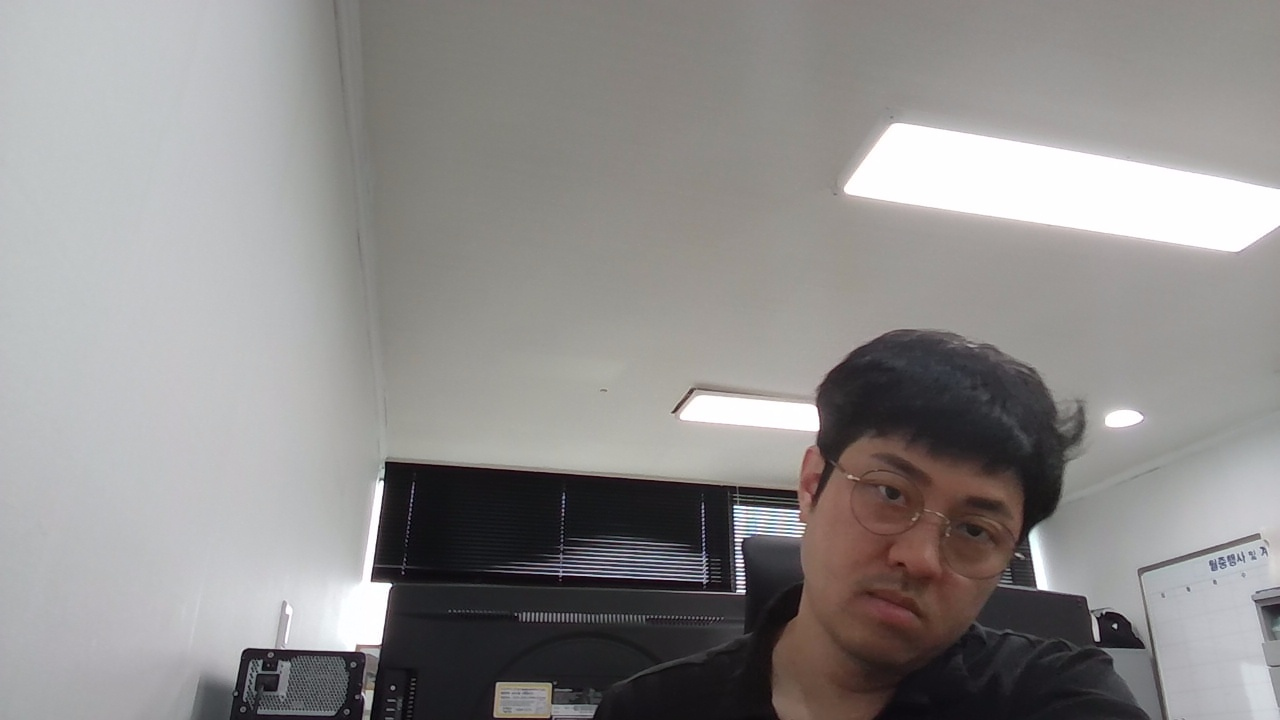
#> input picture data/domains/face_recognition/raw_input/captured/20250703/cap_20250703_10535.jpg, 1280 x 720 px
$ python check_images.py
#> lines starting #> are read from the running program, lines starting #| are printed output that depends on the picture; after the words box and inside, x2 and y2 are one past the last pixel; in counts of white or black regions, pixels touching at a corner belong together; long printed decimals are rounded
#!/usr/bin/env python
# -*- coding: utf-8 -*-
"""
실제 이미지 내용 확인 스크립트
"""

import cv2
import numpy as np
from pathlib import Path

def check_image_content(image_path: str):
    """이미지 내용 확인"""
    print(f"\n=== {image_path} 분석 ===")

    # 이미지 로드
    img = cv2.imread(image_path)
#> img is the input picture: shape (720, 1280, 3); mean B, G, R 140.1, 140.9, 143.4
    if img is None:
        print("❌ 이미지 로드 실패")
        return

    # 기본 정보
    height, width, channels = img.shape
#> height = 720; width = 1280; channels = 3
    print(f"크기: {width}x{height}, 채널: {channels}")
#| 크기: 1280x720, 채널: 3

    # 픽셀 값 통계
    mean_color = np.mean(img, axis=(0, 1))
#> mean_color = [140.1, 140.9, 143.4]
    std_color = np.std(img, axis=(0, 1))
#> std_color = [59.76, 59.74, 57.62]
    print(f"평균 색상 (BGR): {mean_color}")
#| 평균 색상 (BGR): [140.067 140.942 143.419]
    print(f"표준편차 (BGR): {std_color}")
#| 표준편차 (BGR): [59.760 59.740 57.624]

    # 밝기 분석
    gray = cv2.cvtColor(img, cv2.COLOR_BGR2GRAY)
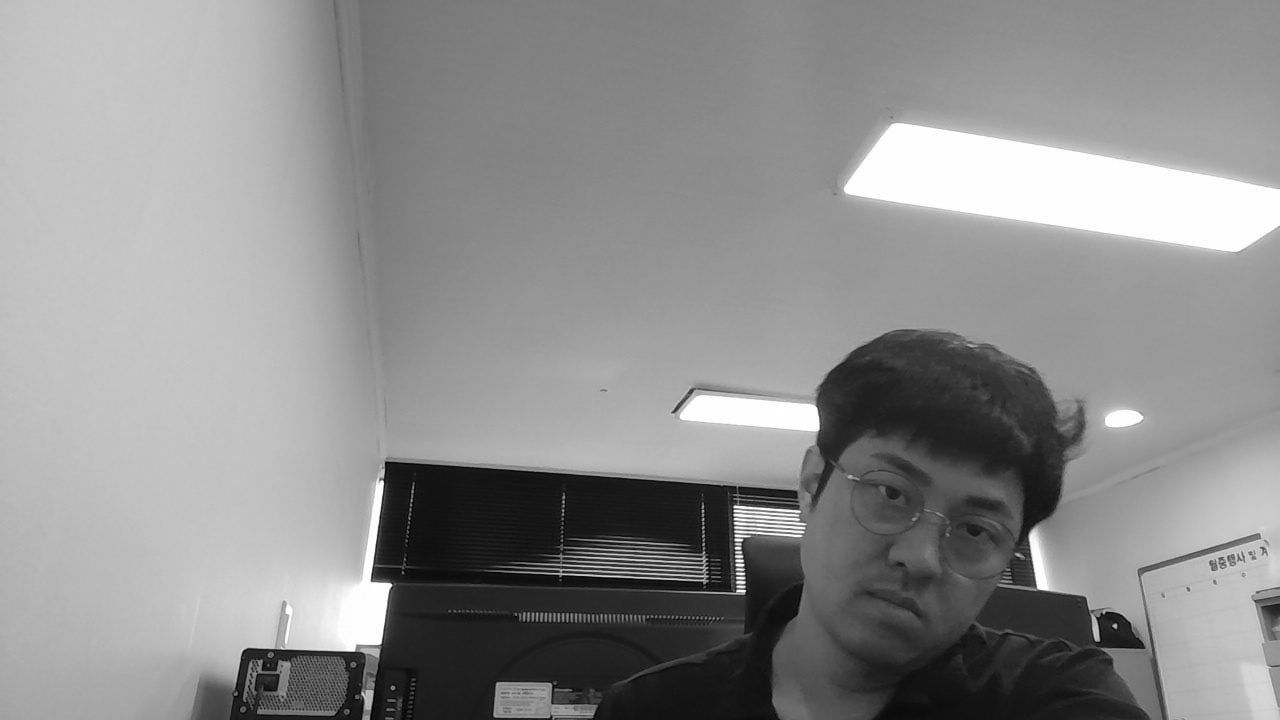
#> gray: shape (720, 1280); min 0, max 255, mean 141.6
    mean_brightness = np.mean(gray)
#> mean_brightness = 141.6
    print(f"평균 밝기: {mean_brightness:.1f}")
#| 평균 밝기: 141.6

    # 대비 분석
    contrast = np.std(gray)
#> contrast = 59
    print(f"대비: {contrast:.1f}")
#| 대비: 59.0

    # 얼굴 유사 영역 검색 (간단한 색상 기반)
    # 피부색 범위 (HSV에서)
    hsv = cv2.cvtColor(img, cv2.COLOR_BGR2HSV)
#> hsv: shape (720, 1280, 3); mean H, S, V 64.8, 17.8, 145.2

    # 피부색 마스크 (대략적인 범위)
    lower_skin = np.array([0, 20, 70], dtype=np.uint8)
    upper_skin = np.array([20, 255, 255], dtype=np.uint8)
    skin_mask = cv2.inRange(hsv, lower_skin, upper_skin)
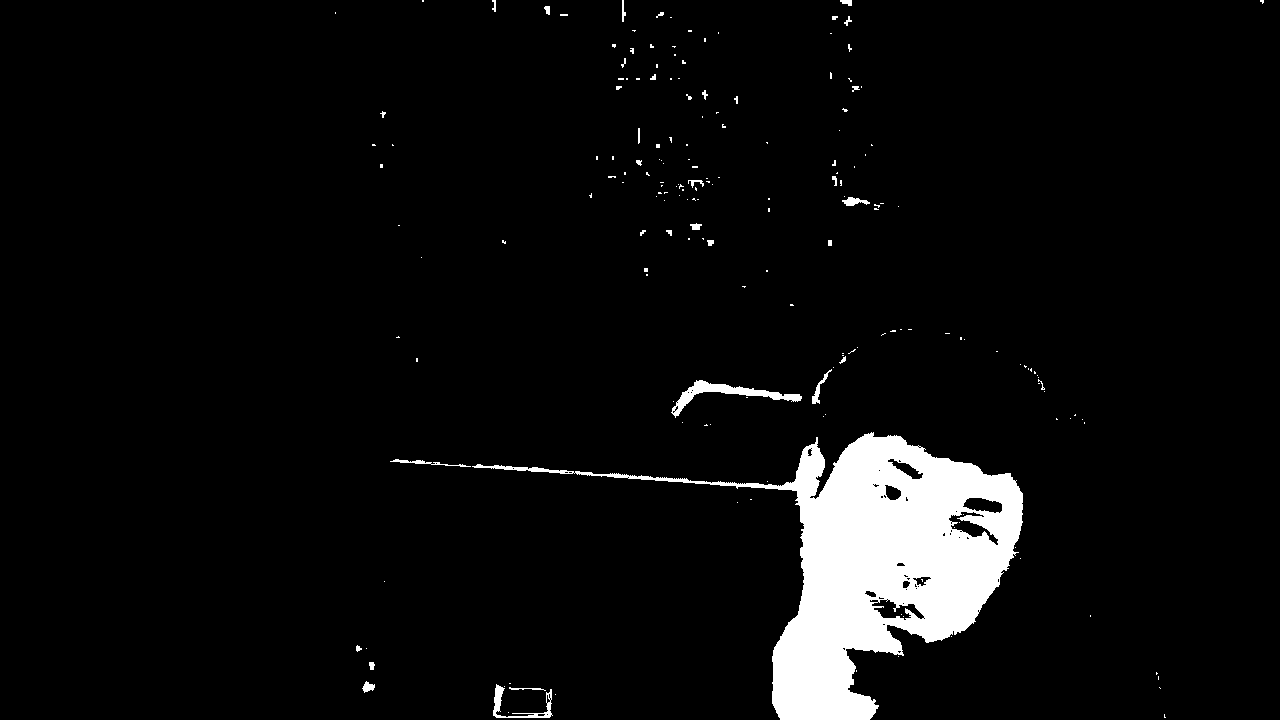
#> skin_mask: shape (720, 1280); 5.2% white; 189 white regions (155 under 20 px), largest, box (x1, y1, x2, y2) and area: (472, 432, 1023, 720) 44292, (671, 380, 802, 418) 1123, (493, 684, 553, 718) 472

    skin_pixels = np.sum(skin_mask > 0)
#> skin_pixels = 48045
    total_pixels = width * height
#> total_pixels = 921600
    skin_ratio = skin_pixels / total_pixels
#> skin_ratio = 0.0521

    print(f"피부색 유사 픽셀 비율: {skin_ratio:.3f} ({skin_pixels}/{total_pixels})")
#| 피부색 유사 픽셀 비율: 0.052 (48045/921600)

    # 얼굴 검출 시도 (OpenCV)
    face_cascade = cv2.CascadeClassifier('models/weights/haarcascade_frontalface_default.xml')
    faces = face_cascade.detectMultiScale(gray, 1.1, 4)
#> faces = ()

    if len(faces) > 0:
        print(f"✅ OpenCV 얼굴 검출: {len(faces)}개")
        for i, (x, y, w, h) in enumerate(faces):
            print(f"  얼굴 {i+1}: ({x}, {y}, {w}x{h})")
    else:
        print("❌ OpenCV 얼굴 검출 실패")

    # 이미지 미리보기 (첫 100x100 픽셀)
    preview = img[:100, :100]
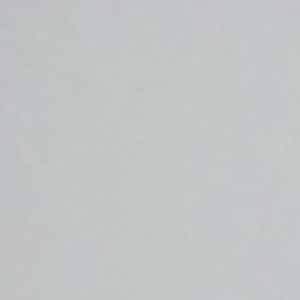
#> preview: shape (100, 100, 3) (shown 3 times larger); mean B, G, R 198, 196.4, 192.9
    print(f"미리보기 (100x100): 평균 색상 {np.mean(preview, axis=(0, 1))}")
#| 미리보기 (100x100): 평균 색상 [197.9862 196.431  192.8705]

def main():
    """메인 함수"""
    # 실제 이미지들 확인
    image_paths = [
        "data/domains/face_recognition/raw_input/captured/20250703/cap_20250703_10535.jpg",
        "data/domains/face_recognition/raw_input/captured/20250703/cap_20250703_10540.jpg",
        "data/domains/face_recognition/raw_input/captured/20250703/cap_20250703_10551.jpg"
    ]

    for image_path in image_paths:
        if Path(image_path).exists():
            check_image_content(image_path)
        else:
            print(f"❌ 파일 없음: {image_path}")
#> pass 2 of the loop in main, `for image_path in image_paths:`:
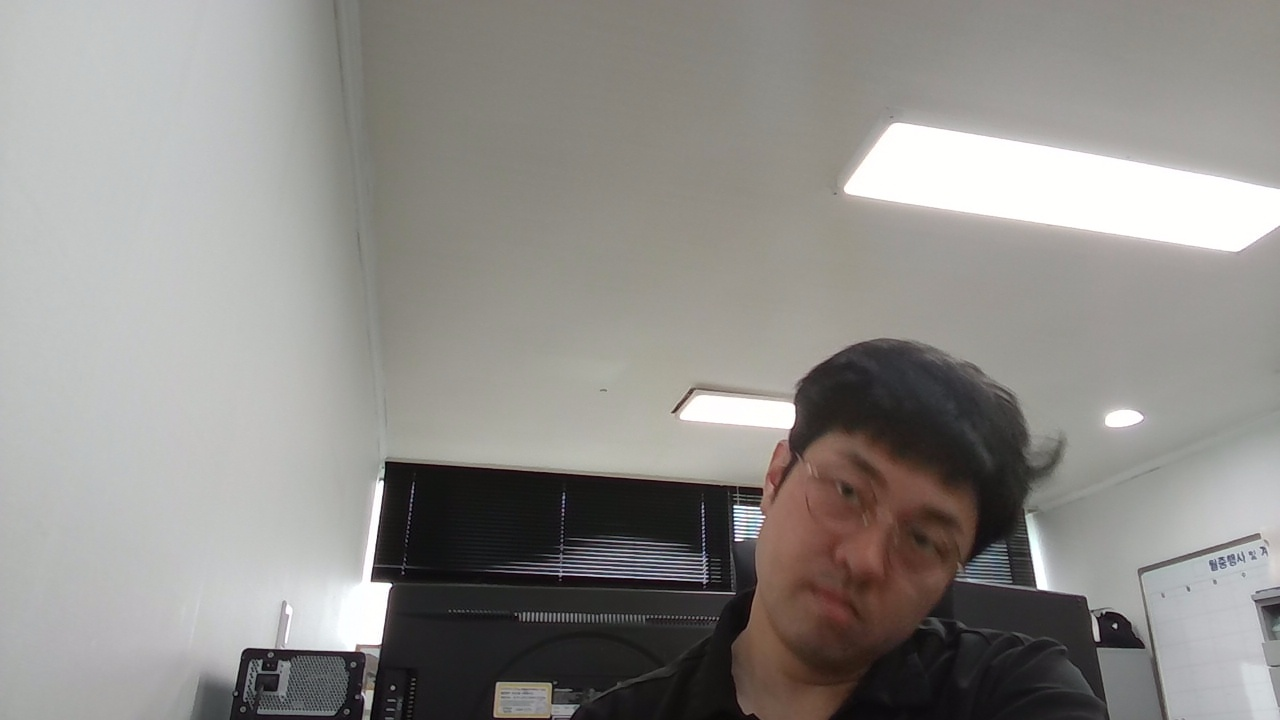
#> input picture data/domains/face_recognition/raw_input/captured/20250703/cap_20250703_10540.jpg, 1280 x 720 px
#> in check_image_content, img is the input picture: shape (720, 1280, 3); mean B, G, R 138, 141.5, 144
#| 크기: 1280x720, 채널: 3
#> mean_color = [138, 141.5, 144]
#> std_color = [59.76, 59.65, 57.44]
#| 평균 색상 (BGR): [138.008 141.487 143.953]
#| 표준편차 (BGR): [59.761 59.653 57.444]
#> mean_brightness = 141.8
#| 평균 밝기: 141.8
#> contrast = 58.88
#| 대비: 58.9
#> hsv: shape (720, 1280, 3); mean H, S, V 49.6, 18.8, 145
#> in check_image_content (call 2), `skin_mask = cv2.inRange(hsv, lower_skin, upper_skin)`:
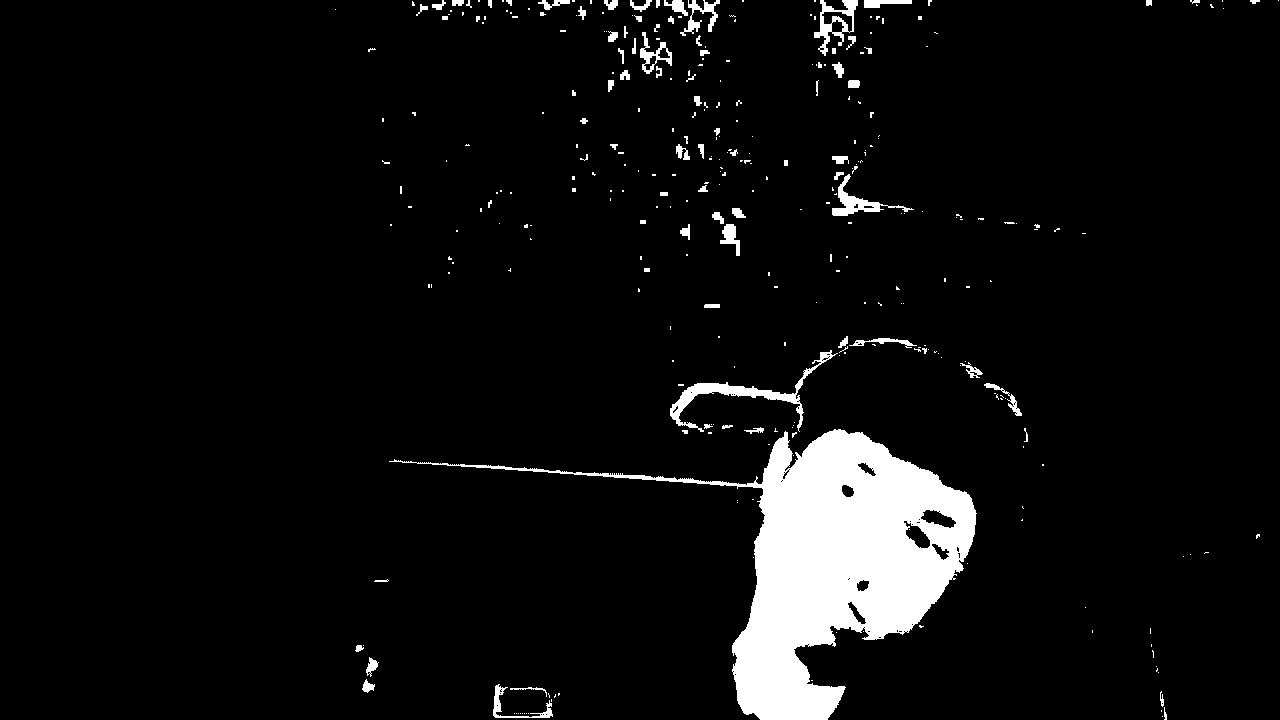
#> skin_mask: shape (720, 1280); 5.8% white; 331 white regions (248 under 20 px), largest, box (x1, y1, x2, y2) and area: (389, 429, 977, 720) 43019, (670, 350, 838, 432) 1810, (814, 0, 858, 56) 824
#> skin_pixels = 53808
#> skin_ratio = 0.0584
#| 피부색 유사 픽셀 비율: 0.058 (53808/921600)
#> in check_image_content (call 2), `preview = img[:100, :100]`:
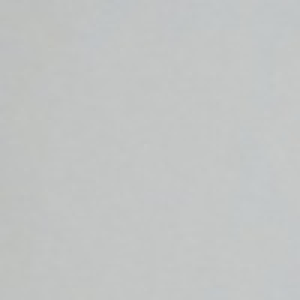
#> preview: shape (100, 100, 3) (shown 3 times larger); mean B, G, R 196, 196.8, 194.6
#| 미리보기 (100x100): 평균 색상 [195.9659 196.7886 194.5504]
#> pass 3 of the loop in main, `for image_path in image_paths:`:
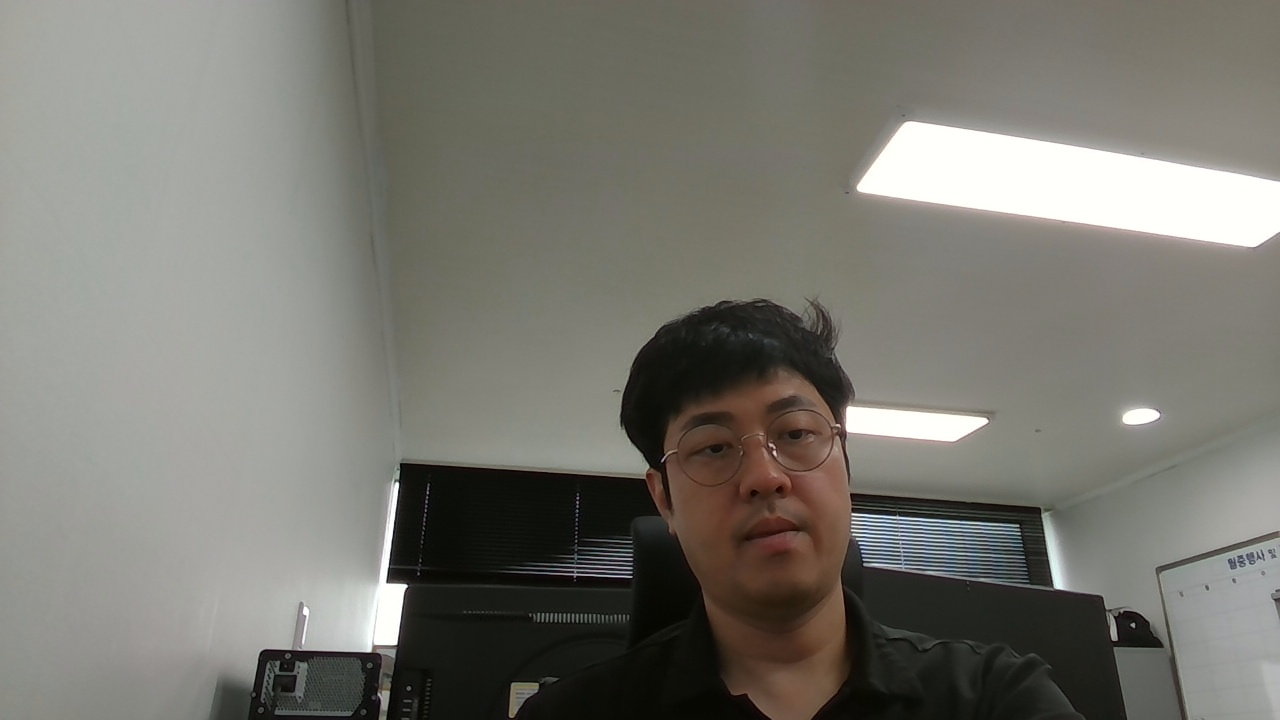
#> input picture data/domains/face_recognition/raw_input/captured/20250703/cap_20250703_10551.jpg, 1280 x 720 px
#> in check_image_content, img is the input picture: shape (720, 1280, 3); mean B, G, R 112, 119.3, 120.6
#| 크기: 1280x720, 채널: 3
#> mean_color = [112, 119.3, 120.6]
#> std_color = [55.36, 54.57, 53.42]
#| 평균 색상 (BGR): [112.048 119.330 120.639]
#| 표준편차 (BGR): [55.358 54.566 53.419]
#> mean_brightness = 119
#| 평균 밝기: 119.0
#> contrast = 54.22
#| 대비: 54.2
#> hsv: shape (720, 1280, 3); mean H, S, V 33.9, 30.9, 121.8
#> in check_image_content (call 3), `skin_mask = cv2.inRange(hsv, lower_skin, upper_skin)`:
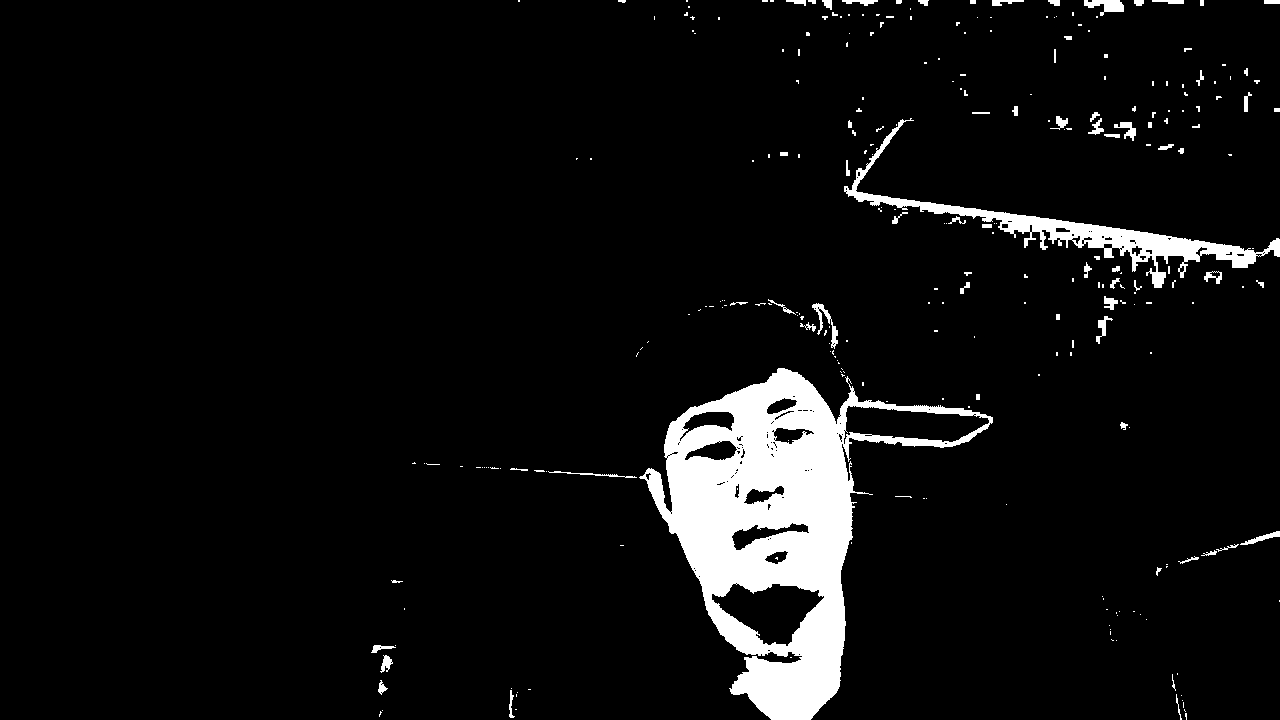
#> skin_mask: shape (720, 1280); 6.1% white; 280 white regions (208 under 20 px), largest, box (x1, y1, x2, y2) and area: (639, 368, 993, 720) 42975, (844, 118, 1280, 288) 7299, (1084, 0, 1124, 16) 358
#> skin_pixels = 55957
#> skin_ratio = 0.0607
#| 피부색 유사 픽셀 비율: 0.061 (55957/921600)
#> faces = [[655, 362, 202, 202]]
#| ✅ OpenCV 얼굴 검출: 1개
#> the loop in check_image_content (call 3), `for i, (x, y, w, h) in enumerate(faces):` made 1 pass
#> (printed output is left out)
#> in check_image_content (call 3), `preview = img[:100, :100]`:
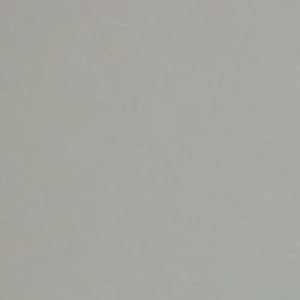
#> preview: shape (100, 100, 3) (shown 3 times larger); mean B, G, R 161.4, 167.1, 165.7
#| 미리보기 (100x100): 평균 색상 [161.3513 167.0807 165.6744]

if __name__ == "__main__":
    main()
